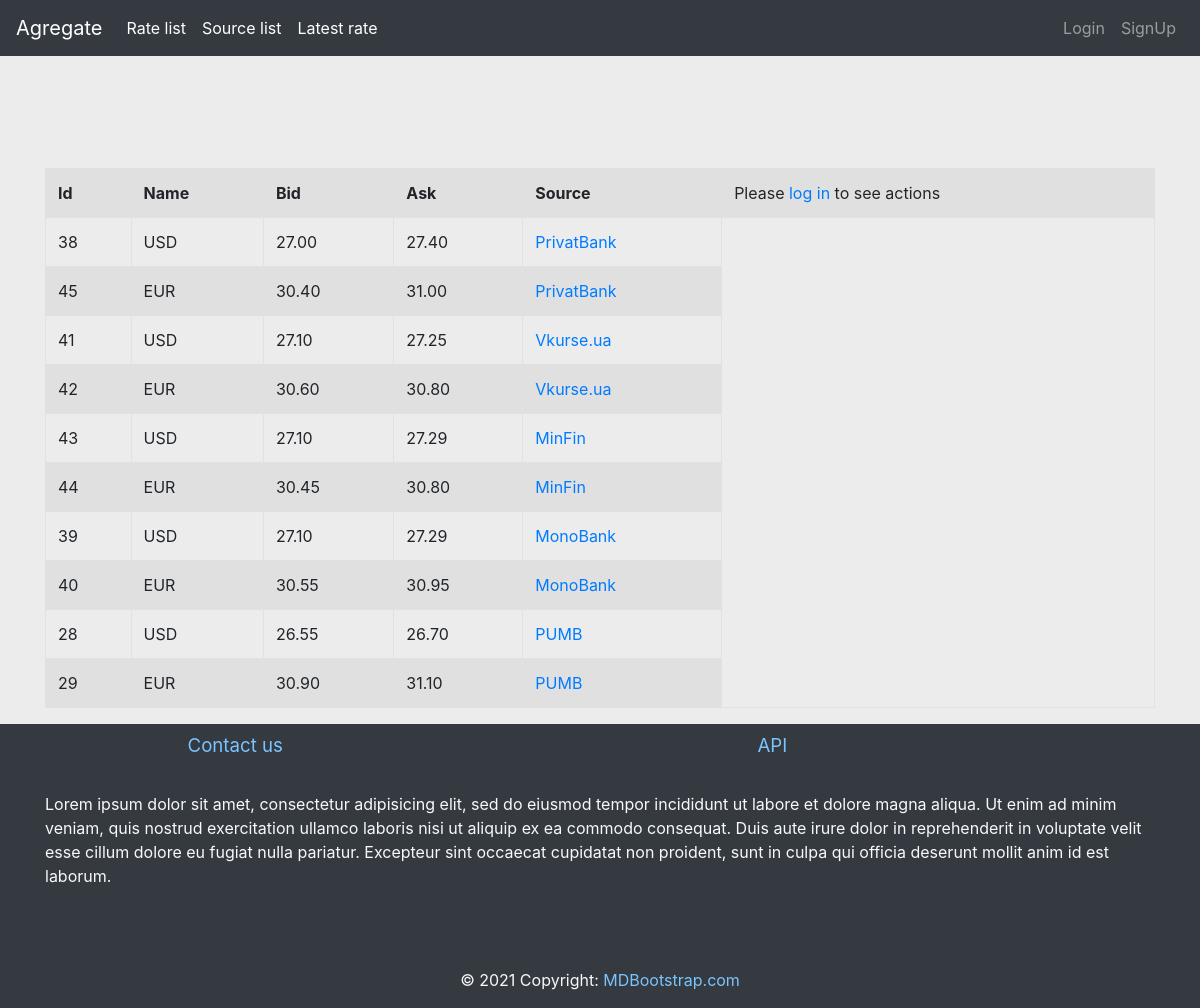
/currency/rate/latest, run on the app's committed database.
### currency/models.py (models this page shows)
class Rate(models.Model):
    ask = models.DecimalField(max_digits=4, decimal_places=2)
    bid = models.DecimalField(max_digits=4, decimal_places=2)
    created = models.DateTimeField(auto_now_add=True)
    currency_name = models.CharField(
        max_length=3,
        choices=choices.RATE_TYPES,
        blank=False,
        null=False,
        default=choices.TYPE_USD,
    )
    source = models.ForeignKey(
        Source,
        related_name='rates',
        on_delete=models.CASCADE,
        choices=choices.SOURCE_TYPES
    )
    currency_type = models.CharField(max_length=8)

class Source(models.Model):
    name = models.CharField(max_length=64)
    code_name = models.CharField(max_length=24, unique=True, editable=False)
    source_url = models.CharField(max_length=256)
    logo = models.FileField(
        upload_to=upload_logo,
        blank=True,
        null=True,
        default=None,
    )

### currency/views.py (the view)
# urls.py: path('rate/latest', LatestRatesListView.as_view(), name='rate-latest'),
class LatestRatesListView(TemplateView):
    template_name = 'latest_rate.html'
    def get_context_data(self, **kwargs):
        context = super().get_context_data(**kwargs)
        context['rate_list'] = get_latest_rates()
        return context

### currency/services.py (called while the page is built)
def get_latest_rates():
    latest_rates = cache.get(const.CACHE_KEY_LATEST_RATES)
    if latest_rates is not None:
        return latest_rates
    rates = []
    for source in Source.objects.all():
        for currency_type, _ in mch.RATE_TYPES:
            rate = Rate.objects \
                .filter(source=source, currency_name=currency_type) \
                .order_by('-created').first()
            if rate is not None:
                rates.append(rate)
    cache.set(const.CACHE_KEY_LATEST_RATES, rates, 60 * 60 * 24 * 14)
    return rates

### currency/templates/latest_rate.html
{% extends 'base.html' %}
{% block main_content%}
    <br>
    <br>
    <br>
    <br>
    <br>
    <br>
    <br>
    <table class="table table-striped table-bordered"  >
        <tr>
            <th>Id</th>
            <th>Name</th>
            <th>Bid</th>
            <th>Ask</th>
            <th>Source</th>
            {%if request.user.is_authenticated%}
                <th>Actions</th>
            {%else%}
                <td>
                    Please <a href="{% url 'login' %}">log in</a> to see actions
                </td>
            {%endif%}
        </tr>
        {% for rate in rate_list %}
            <tr>
                <td>{{ rate.id }}</td>
                <td>{{ rate.currency_name }}</td>
                <td>{{ rate.bid }}</td>
                <td>{{ rate.ask }}</td>
                <td><a href="{% url 'currency:source-details' rate.source_id %}">{{ rate.source.name }}</a></td>
            </tr>
        {% endfor %}
    </table>
{% endblock %}

### data on the page
Rate: id "38", currency_name "USD", bid "27.00", ask "27.40", source.name "PrivatBank"
Rate: id "45", currency_name "EUR", bid "30.40", ask "31.00", source.name "PrivatBank"
Rate: id "41", currency_name "USD", bid "27.10", ask "27.25", source.name "Vkurse.ua"
Rate: id "42", currency_name "EUR", bid "30.60", ask "30.80", source.name "Vkurse.ua"
Rate: id "43", currency_name "USD", bid "27.10", ask "27.29", source.name "MinFin"
Rate: id "44", currency_name "EUR", bid "30.45", ask "30.80", source.name "MinFin"
Rate: id "39", currency_name "USD", bid "27.10", ask "27.29", source.name "MonoBank"
Rate: id "40", currency_name "EUR", bid "30.55", ask "30.95", source.name "MonoBank"
Rate: id "28", currency_name "USD", bid "26.55", ask "26.70", source.name "PUMB"
Rate: id "29", currency_name "EUR", bid "30.90", ask "31.10", source.name "PUMB"
